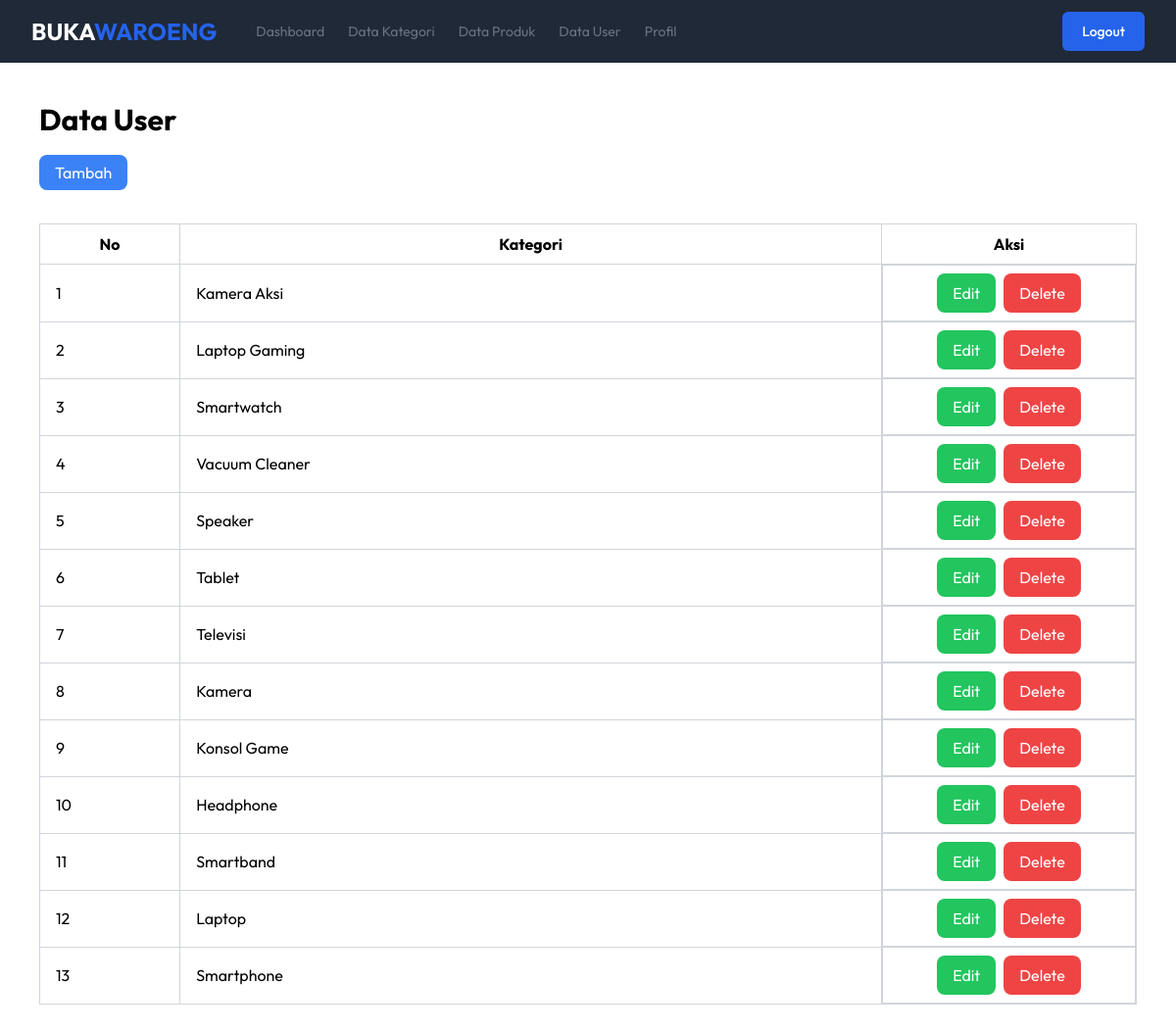
/data_kategori.php (signed in), run on the app's committed database.
### tables this page shows
CREATE TABLE `kategori` (
  `id` int NOT NULL,
  `kategori_name` varchar(1000) NOT NULL
);

### data_kategori.php (the view, shortened to what this page needs)
<!DOCTYPE html>
<html lang="en">
<head>
  <script src="https://cdn.tailwindcss.com"></script>
  <link rel="stylesheet" href="index.css">
</head>
<body>
<header class="bg-gray-800 w-full z-10">
      <div class="mx-auto flex h-16 max-w-screen-xl items-center justify-between gap-8 px-4 sm:px-6 lg:px-8">
          <a class="block text-teal-600 mx-auto md:mx-0" href="#">
        <h1 class="text-[15px] sm:text-2xl font-bold text-white">BUKA<span class="text-blue-600">WAROENG</span></h1>
      </a>
          <div class="hidden md:flex flex flex-1 items-center justify-end md:justify-between">
          <ul class="hidden md:flex items-center  flex flex-row gap-2 text-sm">
                  <li>
                      <a class="text-gray-500 transition hover:text-gray-500/75 px-2 py-3 " href="dashboard.php"> Dashboard </a>
                  </li>
                  <li>
                      <a class="text-gray-500 transition hover:text-gray-500/75 px-2 py-3" href="data_kategori.php"> Data Kategori </a>
                  </li>
                  <li>
                      <a class="text-gray-500 transition hover:text-gray-500/75 px-2 py-3" href="data_produk.php"> Data Produk </a>
                  </li>
                  <li>
                    <a class="text-gray-500 transition hover:text-gray-500/75 px-2 py-3" href="data_user.php"> Data User </a>
                  </li>
                  <li>
                      <a class="text-gray-500 transition hover:text-gray-500/75 px-2 py-3" href="profil.php"> Profil </a>
                  </li>
            </ul>
          </div>
          <div class=" md:flex items-center gap-4">
              <a class="rounded-md bg-blue-600 px-5 py-2.5 text-sm font-medium text-white transition hover:bg-blue-700" href="logikalogout.php">
                  Logout
              </a>
          </div>
      </div>
  </header>
  <div class="w-full min-h-screen flex flex-col  p-10">
    <h1 class="text-3xl font-bold mb-6">Data User</h1>
    <div class="mb-4">
      <a href="tambah-data-kategori.php" class="bg-blue-500 px-4 py-2 text-white  hover:bg-blue-600 rounded-lg">Tambah</a>
    </div>
    <div class="overflow-x-auto w-full">
      <table class="table-auto w-full mt-6 border border-gray-300" cellspacing="0" cellpadding="10">
        <thead>
          <tr>
            <th class="border border-gray-300 px-4 py-2 w-[100px]">No</th>
            <th class="border border-gray-300 px-4 py-2 w-[500px]">Kategori</th>
            <th class="border border-gray-300 px-4 py-2 w-[100px]">Aksi</th>
          </tr>
        </thead>
        <tbody>
          <?php
        $no = 1;
          $conn = mysqli_connect("localhost", "root", "", "db_katalog_produk");
          $kategori = mysqli_query($conn, "SELECT * FROM kategori ORDER BY id DESC");
          while ($data = mysqli_fetch_array($kategori)) {
              ?>
          <tr>
            <td class="border border-gray-300 px-4 py-2"><?= $no++ ?>
            </td>
            <td class="border border-gray-300 px-4 py-2">
              <?= $data['kategori_name'] ?>
            </td>
            <td class="border border-gray-300 px-4 py-2 flex justify-center">
              <a href="edit-kategory.php?id=<?= $data['id'] ?>"
                class="bg-green-500 px-4 py-2 text-white hover:bg-green-600 rounded-lg mr-2">Edit</a>
              <a href="deletekategori.php?id=<?= $data['id'] ?> "
                onclick="return confirm('Yakin ingin hapus ?')"
                class="bg-red-500 px-4 py-2 text-white hover:bg-red-700 rounded-lg">Delete</a>
            </td>
          </tr>
          <?php } ?>
        </tbody>
      </table>
    </div>
  </div>
</body>
</html>

### index.css (style rules this page uses)
body { font-family: "Outfit", sans-serif; }
h1, h2, h3, h4, h5, h6, p, a { text-decoration: none; }
ul { list-style: none; }

### data_kategori.php (style rules this page uses)
.hidden { display: none; }

### data on the page
kategori: kategori_name "Kamera Aksi"
kategori: kategori_name "Laptop Gaming"
kategori: kategori_name "Smartwatch"
kategori: kategori_name "Vacuum Cleaner"
kategori: kategori_name "Speaker"
kategori: kategori_name "Tablet"
kategori: kategori_name "Televisi"
kategori: kategori_name "Kamera"
kategori: kategori_name "Konsol Game"
kategori: kategori_name "Headphone"
kategori: kategori_name "Smartband"
kategori: kategori_name "Laptop"
kategori: kategori_name "Smartphone"
